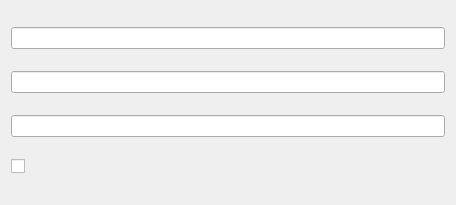
<?xml version="1.0" encoding="UTF-8"?>
<ui version="4.0">
 <class>Form</class>
 <widget class="QWidget" name="Form">
  <property name="geometry">
   <rect>
    <x>0</x>
    <y>0</y>
    <width>456</width>
    <height>205</height>
   </rect>
  </property>
  <property name="windowTitle">
   <string>Form</string>
  </property>
  <layout class="QHBoxLayout" name="horizontalLayout">
   <item>
    <layout class="QVBoxLayout" name="verticalLayout">
     <item>
      <widget class="PyDMLineEdit" name="PyDMLineEdit_1">
       <property name="toolTip">
        <string/>
       </property>
       <property name="showUnits" stdset="0">
        <bool>true</bool>
       </property>
       <property name="channel" stdset="0">
        <string>rogue://0/dummyTree.AxiVersion.FpgaVersion/.1</string>
       </property>
       <property name="displayFormat" stdset="0">
        <enum>PyDMLineEdit::Hex</enum>
       </property>
      </widget>
     </item>
     <item>
      <widget class="PyDMLineEdit" name="PyDMLineEdit_2">
       <property name="toolTip">
        <string/>
       </property>
       <property name="readOnly">
        <bool>false</bool>
       </property>
       <property name="showUnits" stdset="0">
        <bool>true</bool>
       </property>
       <property name="channel" stdset="0">
        <string>rogue://0/dummyTree.AxiVersion.ScratchPad/.1</string>
       </property>
       <property name="displayFormat" stdset="0">
        <enum>PyDMLineEdit::Hex</enum>
       </property>
      </widget>
     </item>
     <item>
      <widget class="PyDMLineEdit" name="PyDMLineEdit_3">
       <property name="toolTip">
        <string/>
       </property>
       <property name="text">
        <string/>
       </property>
       <property name="showUnits" stdset="0">
        <bool>true</bool>
       </property>
       <property name="channel" stdset="0">
        <string>rogue://0/dummyTree.AxiVersion.FpgaReloadHalt/.1</string>
       </property>
       <property name="displayFormat" stdset="0">
        <enum>PyDMLineEdit::Hex</enum>
       </property>
      </widget>
     </item>
     <item>
      <widget class="PyDMCheckbox" name="PyDMCheckbox">
       <property name="toolTip">
        <string/>
       </property>
       <property name="channel" stdset="0">
        <string>rogue://0/dummyTree.AxiVersion.FpgaReloadHalt/.1</string>
       </property>
      </widget>
     </item>
    </layout>
   </item>
  </layout>
 </widget>
 <customwidgets>
  <customwidget>
   <class>PyDMCheckbox</class>
   <extends>QCheckBox</extends>
   <header>pydm.widgets.checkbox</header>
  </customwidget>
  <customwidget>
   <class>PyDMLineEdit</class>
   <extends>QLineEdit</extends>
   <header>pydm.widgets.line_edit</header>
  </customwidget>
 </customwidgets>
 <resources/>
 <connections/>
</ui>
